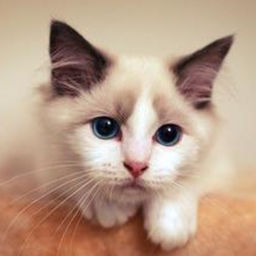
#> input picture ascii_dither/cat.jpg, 256 x 256 px
$ python image_process.py cat.jpg   (older library calls are emulated)
#> lines starting #> are read from the running program, lines starting #| are printed output that depends on the picture
### ascii_dither/functions.py
from __future__ import print_function
from PIL import Image, ImageFile
import numpy as np

def usage():
    print

# [26 lines left out: functions new_color, dither, not called in this run]


def reduce_palette(image, palette_width):
    for i in range(0, image.shape[0]):
        for j in range(0, image.shape[1]):
            image[i][j] = ((image[i][j] +palette_width/2)  / palette_width) * palette_width
    return image

def resize(image, ratio):
    new_width = int(float(image.size[0]) * float(ratio))
    new_height = int(float(image.size[1]) * float(ratio))
    return image.resize((new_width,new_height), Image.ANTIALIAS)

def remove_color(color_image):
    size = [color_image.shape[0], color_image.shape[1]]
    bw_image = np.empty(size, dtype=np.uint8)
    for x in range(0, size[0]):
        for y in range(0, size[1]):
            bw_image[x][y] = color_image[x][y][0]/3 + color_image[x][y][1]/3 + color_image[x][y][2]/3
    return bw_image

def save_black_and_white_image(image, output_name):
    outIm = Image.fromarray(image, 'L')
    outIm.save(output_name + ".png", 'PNG', quality=100)

def save_as_ascii(image, palette_width, shades, character_set, output_name, negative):
    file = open(output_name + ".txt", "w+")
    multiplier = int(len(character_set) / shades)
    charset_length = len(character_set) - 1
    for i in range(0, image.shape[0]):
        for j in range(0, image.shape[1]):
            index = (image[i][j] + palette_width/2)  / palette_width
            index = int(multiplier * index)
            if negative:
                file.write(character_set[charset_length - index])
                print(index)
            else:
                file.write(character_set[index])

        file.write('\n')
    file.close()
    return

### ascii_dither/image_process.py
#!/usr/bin/env python2
from __future__ import print_function
from PIL import Image, ImageFile
import numpy as np
import getopt, sys
from functions import *

def usage():
    print("\nUsage: python " + sys.argv[0] + " [options] <file>\n")
    print("""Applys Floyd-Steinberg dither algorithm to input image, saves as image/ascii\n
Options:
-i, --image             saves output as bmp image
-a, --ascii             saves output as text file
-m, --method <arg>      method to use to decrease
                          greyscale palette
                          options: dither, simple
-w, --width <arg>       width of the text/image output
                          between 50 and 200
-s, --shades <arg>      amount of shades to use when
                          decreasing palette
                          2-255
-o, --output <arg>      prepend arg to output file names
-n, --negative          output ascii will be negative
-c, --charset <arg>     character set for ascii creation
                          used from file <arg>
-h, --help              display this help and exit

example usage:""")
    print("python " + sys.argv[0] + " -ia -w 100 -s 8 -m dither cat.jpg")
    print("Save an image and ascii 100 wide with 8 shades using dither\n")
    print("python " + sys.argv[0] + " -ia -c example_ascii_shades.txt cat.jpg")
    print("Save an image and ascii using the custom charset in example_ascii_shades.txt\n")

# Global variables
if len(sys.argv) < 2:
    usage()
    exit(2)
input_location = sys.argv[1]
output_name = ""
acceptable_methods = ('dither', 'simple')
character_set = ('%', '#', '*', '=', '-', ':', '.', ' ')
width = 100
shades = 7
save_ascii = True
save_image = True
method = 'simple'
negative = False

# Process arguments
if(len(sys.argv) < 2):
    usage()
    exit(2)
arg_list = sys.argv[1:]
unixOptions = "hm:iaw:s:o:nc:"
gnuOptions = ["help", "method=", "image", "ascii", "width=", "shades=", "output=", "negative", "charset"]
try:
    arguments, values = getopt.getopt(arg_list, unixOptions, gnuOptions)
except getopt.error as err:
    print(str(err))
    usage()
    sys.exit(2)
for currentArgument, currentValue in arguments:
    if currentArgument in ("-h", "--help"):
        usage()
        exit(0)
    if currentArgument in ("-m", "--method"):
        if currentValue in acceptable_methods:
            method = currentValue
    elif currentArgument in ("-w", "--width"):
        width = currentValue if int(currentValue) <= 200 and int(currentValue) >= 50 else 100
    elif currentArgument in ("-i", "--image"):
        save_image = True
    elif currentArgument in ("-a", "--ascii"):
        save_ascii = True
    elif currentArgument in ("-s", "--shades"):
        shades = int(currentValue) - 1
    elif currentArgument in ("-o", "--output"):
        output_name = currentValue
    elif currentArgument in ("-n", "--negative"):
        negative = True
    elif currentArgument in ("-c", "--charset"):
        with open(currentValue) as f:
            content = f.read()
        character_set = list(content)

# Begin processing
input_location = sys.argv[len(sys.argv) - 1]
im = Image.open(input_location)
#> im is the input picture: PIL image 256x256 RGB; mean R, G, B 185.4, 157, 136.8
im = resize(im, float(width)/float(im.size[0]))
#> in resize, `return image.resize((new_width,new_height), Image.ANTIALIAS)`:
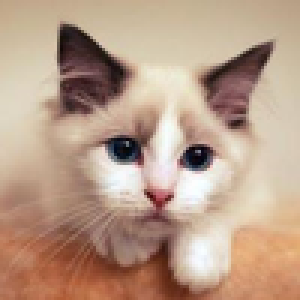
#> returned value: PIL image 100x100 RGB (shown 3 times larger); mean R, G, B 185.4, 157, 136.8
as_pixels = np.asarray(im, dtype=np.uint8)
bw_image = remove_color(as_pixels)
#> after the loop in remove_color, `for x in range(0, size[0]):`:
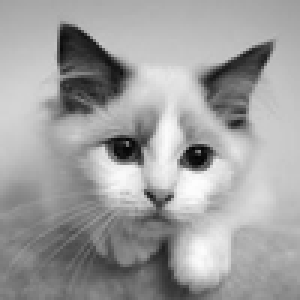
#> bw_image: shape (100, 100) (shown 3 times larger); min 5, max 253, mean 159.4
if method == 'dither':
    bw_image = dither(bw_image, 255 / shades)
elif method == 'simple':
    bw_image = reduce_palette(bw_image, 255 / shades)
#> after the loop in reduce_palette, `for i in range(0, image.shape[0]):`:
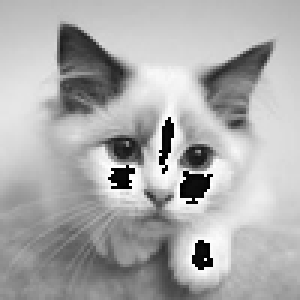
#> image: shape (100, 100) (shown 3 times larger); min 0, max 255, mean 171.6
output_file_name = method + '_' + str(width) + 'w_' + str(shades + 1) + 's'
if output_name != "":
    output_file_name = output_name + '_' + output_file_name
if save_ascii:
    save_as_ascii(bw_image, 255 / shades, shades + 1, character_set, output_file_name, negative)
if save_image:
    save_black_and_white_image(bw_image, output_file_name)
